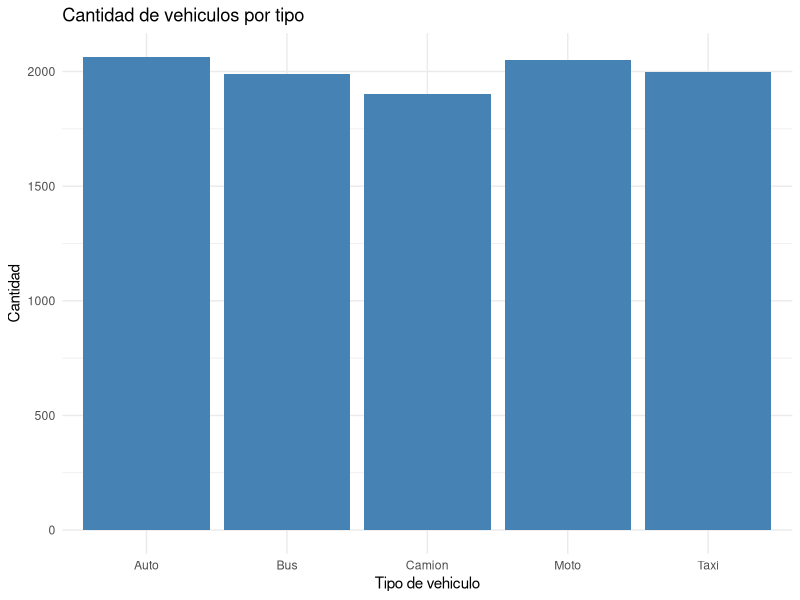
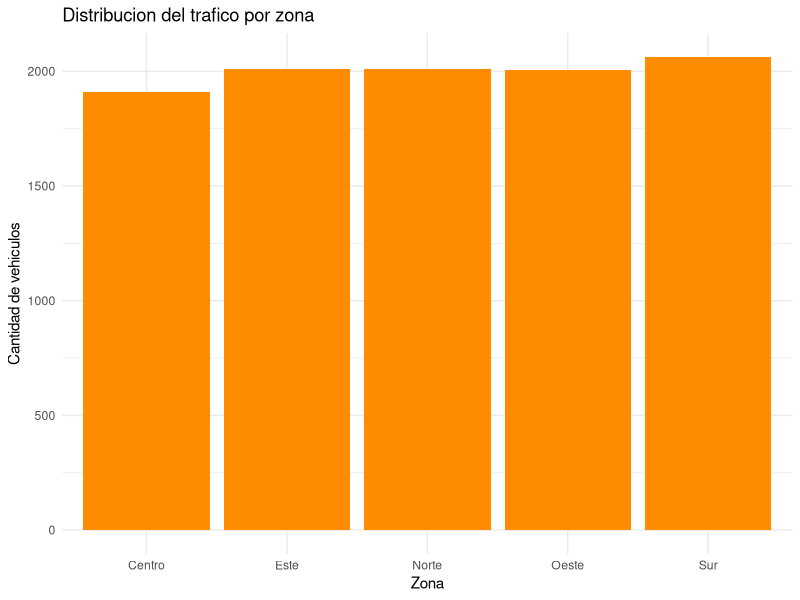
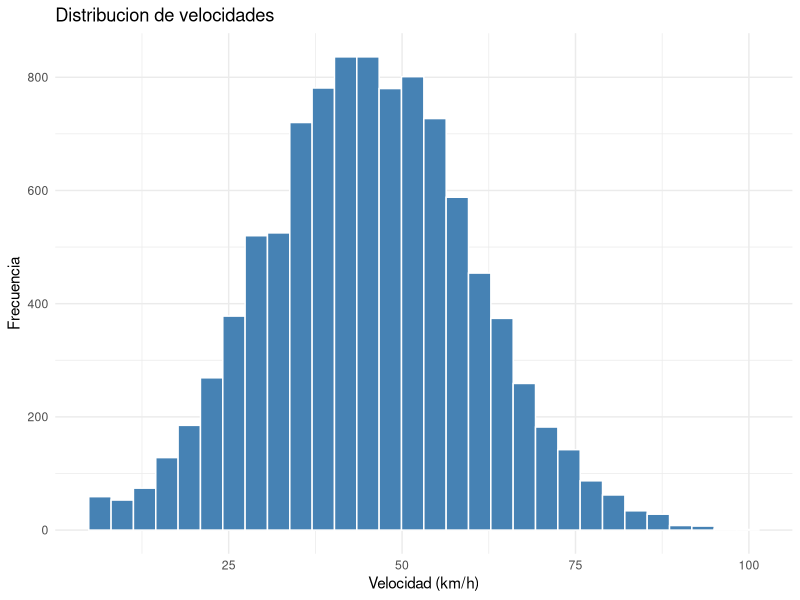
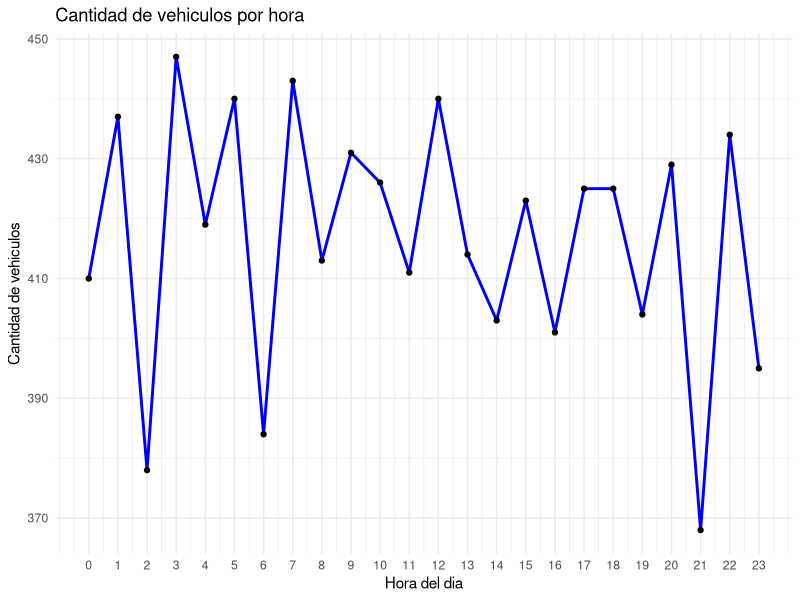
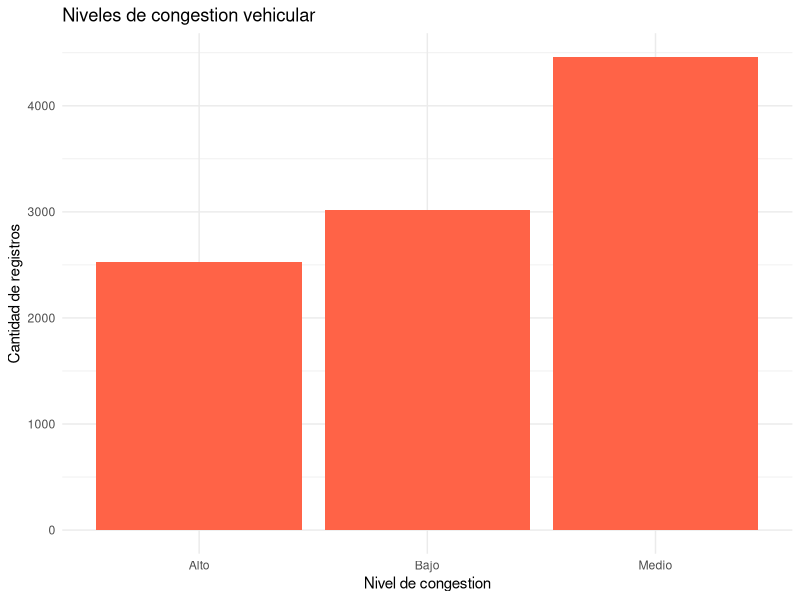
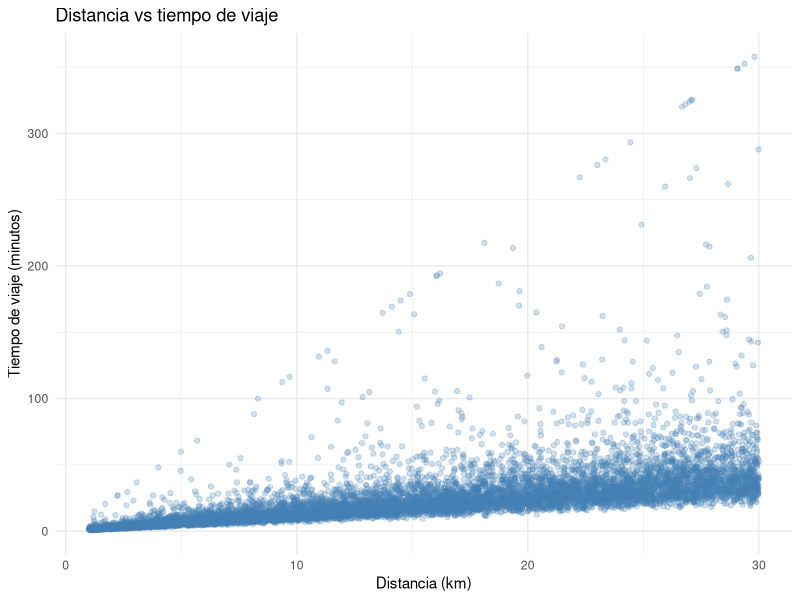
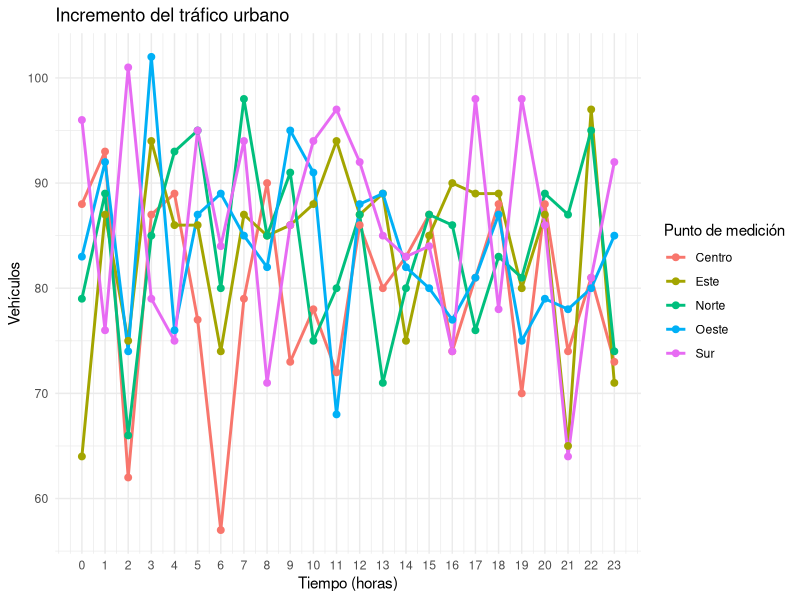

Write R code to recreate these figures, in order.

# ============================================================
# EJERCICIO 1 - ANALISIS EXPLORATORIO DE DATOS (EDA)
# TRAFICO Y MOVILIDAD URBANA
# ============================================================
# hay algunas cosas por corregir
# 1. INSTALAR Y CARGAR LIBRERIAS
paquetes <- c("dplyr", "ggplot2", "tidyr")

faltantes <- paquetes[
  !paquetes %in% rownames(installed.packages())
]

if (length(faltantes) > 0) {
  install.packages(faltantes)
}

library(dplyr)
library(ggplot2)
library(tidyr)

# ============================================================
# 2. GENERAR DATOS SIMULADOS DE TRAFICO
# ============================================================

set.seed(123)

n <- 10000

datos <- data.frame(
  id_vehiculo = 1:n,
  
  tipo_vehiculo = sample(
    c("Auto", "Moto", "Bus", "Camion", "Taxi"),
    n,
    replace = TRUE
  ),
  
  zona = sample(
    c("Centro", "Norte", "Sur", "Este", "Oeste"),
    n,
    replace = TRUE
  ),
  
  hora = sample(0:23, n, replace = TRUE),
  
  velocidad_kmh = round(
    pmax(rnorm(n, mean = 45, sd = 15), 5),
    2
  ),
  
  distancia_km = round(
    runif(n, min = 1, max = 30),
    2
  ),
  
  nivel_congestion = sample(
    c("Bajo", "Medio", "Alto"),
    n,
    replace = TRUE,
    prob = c(0.30, 0.45, 0.25)
  )
)

# Calcular tiempo de viaje en minutos
datos$tiempo_viaje_min <- round(
  (datos$distancia_km / datos$velocidad_kmh) * 60,
  2
)

# Introducir algunos valores faltantes para el ejercicio
indices_na <- sample(1:n, 100)
datos$velocidad_kmh[indices_na] <- NA

# ============================================================
# 3. DIMENSIONES DEL DATASET
# ============================================================

cat("\n========== DIMENSIONES ==========\n")

cat("Cantidad de observaciones:", nrow(datos), "\n")
cat("Cantidad de columnas:", ncol(datos), "\n")

cat("\nNOMBRES DE LAS COLUMNAS:\n")
print(names(datos))

# ============================================================
# 4. EXPLORACION INICIAL
# ============================================================

cat("\n========== PRIMEROS 10 REGISTROS ==========\n")
print(head(datos, 10))

cat("\n========== ESTRUCTURA ==========\n")
str(datos)

cat("\n========== RESUMEN ESTADISTICO ==========\n")
print(summary(datos))

# ============================================================
# 5. TIPOS DE DATOS
# ============================================================

tipos <- data.frame(
  columna = names(datos),
  tipo = sapply(datos, function(x) class(x)[1]),
  row.names = NULL
)

cat("\n========== TIPOS DE DATOS ==========\n")
print(tipos)

# ============================================================
# 6. VALORES FALTANTES
# ============================================================

nulos <- data.frame(
  columna = names(datos),
  cantidad_nulos = colSums(is.na(datos)),
  porcentaje_nulos = round(
    colMeans(is.na(datos)) * 100,
    2
  ),
  row.names = NULL
)

cat("\n========== VALORES FALTANTES ==========\n")
print(nulos)

# ============================================================
# 7. REGISTROS DUPLICADOS
# ============================================================

duplicados <- sum(duplicated(datos))

cat("\n========== DUPLICADOS ==========\n")
cat("Registros duplicados:", duplicados, "\n")

# ============================================================
# 8. ESTADISTICAS DESCRIPTIVAS
# ============================================================

# Excluir el identificador de las estadisticas
numericas <- datos %>%
  select(
    hora,
    velocidad_kmh,
    distancia_km,
    tiempo_viaje_min
  )

estadisticas <- data.frame(
  variable = names(numericas),
  
  media = sapply(
    numericas,
    mean,
    na.rm = TRUE
  ),
  
  mediana = sapply(
    numericas,
    median,
    na.rm = TRUE
  ),
  
  desviacion = sapply(
    numericas,
    sd,
    na.rm = TRUE
  ),
  
  minimo = sapply(
    numericas,
    min,
    na.rm = TRUE
  ),
  
  maximo = sapply(
    numericas,
    max,
    na.rm = TRUE
  ),
  
  row.names = NULL
)

cat("\n========== ESTADISTICAS ==========\n")
print(estadisticas)

# ============================================================
# 9. DISTRIBUCION POR TIPO DE VEHICULO
# ============================================================

cat("\n========== TIPOS DE VEHICULO ==========\n")

print(
  datos %>%
    count(tipo_vehiculo, name = "cantidad") %>%
    arrange(desc(cantidad))
)

grafico_vehiculos <- ggplot(
  datos,
  aes(x = tipo_vehiculo)
) +
  geom_bar(fill = "steelblue") +
  theme_minimal() +
  labs(
    title = "Cantidad de vehiculos por tipo",
    x = "Tipo de vehiculo",
    y = "Cantidad"
  )

print(grafico_vehiculos)

# ============================================================
# 10. DISTRIBUCION POR ZONA
# ============================================================

cat("\n========== TRAFICO POR ZONA ==========\n")

print(
  datos %>%
    count(zona, name = "cantidad") %>%
    arrange(desc(cantidad))
)

grafico_zonas <- ggplot(
  datos,
  aes(x = zona)
) +
  geom_bar(fill = "darkorange") +
  theme_minimal() +
  labs(
    title = "Distribucion del trafico por zona",
    x = "Zona",
    y = "Cantidad de vehiculos"
  )

print(grafico_zonas)

# ============================================================
# 11. DISTRIBUCION DE VELOCIDAD
# ============================================================

grafico_velocidad <- ggplot(
  datos,
  aes(x = velocidad_kmh)
) +
  geom_histogram(
    bins = 30,
    fill = "steelblue",
    color = "white",
    na.rm = TRUE
  ) +
  theme_minimal() +
  labs(
    title = "Distribucion de velocidades",
    x = "Velocidad (km/h)",
    y = "Frecuencia"
  )

print(grafico_velocidad)

# ============================================================
# 12. TRAFICO POR HORA
# ============================================================

trafico_hora <- datos %>%
  group_by(hora) %>%
  summarise(
    cantidad_vehiculos = n(),
    .groups = "drop"
  )

cat("\n========== TRAFICO POR HORA ==========\n")
print(trafico_hora)

grafico_hora <- ggplot(
  trafico_hora,
  aes(
    x = hora,
    y = cantidad_vehiculos
  )
) +
  geom_line(
    color = "blue",
    linewidth = 1
  ) +
  geom_point() +
  scale_x_continuous(breaks = 0:23) +
  theme_minimal() +
  labs(
    title = "Cantidad de vehiculos por hora",
    x = "Hora del dia",
    y = "Cantidad de vehiculos"
  )

print(grafico_hora)

# ============================================================
# 13. NIVEL DE CONGESTION
# ============================================================

congestion <- datos %>%
  count(nivel_congestion, name = "cantidad") %>%
  mutate(
    porcentaje = round(
      cantidad / sum(cantidad) * 100,
      2
    )
  )

cat("\n========== NIVELES DE CONGESTION ==========\n")
print(congestion)

grafico_congestion <- ggplot(
  datos,
  aes(x = nivel_congestion)
) +
  geom_bar(fill = "tomato") +
  theme_minimal() +
  labs(
    title = "Niveles de congestion vehicular",
    x = "Nivel de congestion",
    y = "Cantidad de registros"
  )

print(grafico_congestion)

# ============================================================
# 14. RELACION DISTANCIA VS TIEMPO DE VIAJE
# ============================================================

grafico_distancia <- ggplot(
  datos,
  aes(
    x = distancia_km,
    y = tiempo_viaje_min
  )
) +
  geom_point(
    alpha = 0.25,
    color = "steelblue"
  ) +
  theme_minimal() +
  labs(
    title = "Distancia vs tiempo de viaje",
    x = "Distancia (km)",
    y = "Tiempo de viaje (minutos)"
  )

print(grafico_distancia)

# ============================================================
# 15. CORRELACIONES
# ============================================================

correlaciones <- cor(
  numericas,
  use = "pairwise.complete.obs"
)

cat("\n========== CORRELACIONES ==========\n")
print(round(correlaciones, 3))

# ============================================================
# 16. RESUMEN DEL TRAFICO POR ZONA
# ============================================================

resumen_zonas <- datos %>%
  group_by(zona) %>%
  summarise(
    vehiculos = n(),
    
    velocidad_promedio = round(
      mean(velocidad_kmh, na.rm = TRUE),
      2
    ),
    
    tiempo_promedio = round(
      mean(tiempo_viaje_min, na.rm = TRUE),
      2
    ),
    
    .groups = "drop"
  )

cat("\n========== RESUMEN POR ZONA ==========\n")
print(resumen_zonas)

# ============================================================
# 17. CONCLUSIONES GENERALES
# ============================================================

cat("\n========== CONCLUSIONES DEL EDA ==========\n")

cat("Total de observaciones:", nrow(datos), "\n")
cat("Total de columnas:", ncol(datos), "\n")

cat(
  "Velocidad promedio:",
  round(mean(datos$velocidad_kmh, na.rm = TRUE), 2),
  "km/h\n"
)

cat(
  "Tiempo promedio de viaje:",
  round(mean(datos$tiempo_viaje_min, na.rm = TRUE), 2),
  "minutos\n"
)

cat(
  "Total de valores faltantes:",
  sum(is.na(datos)),
  "\n"
)

cat(
  "Registros duplicados:",
  duplicados,
  "\n"
)

cat("\nEDA FINALIZADO CORRECTAMENTE\n")


# ============================================================
# 18. INCREMENTO DEL TRAFICO URBANO
# ============================================================

# Crear datos de trafico por hora y zona
datos_trafico <- datos %>%
  group_by(hora, zona) %>%
  summarise(
    vehiculos = n(),
    .groups = "drop"
  ) %>%
  rename(
    tiempo = hora,
    punto = zona
  ) %>%
  arrange(punto, tiempo)

# Visualizar datos
print(head(datos_trafico, 10))

# Grafico de lineas
ggplot(
  datos_trafico,
  aes(
    x = tiempo,
    y = vehiculos,
    color = punto,
    group = punto
  )
) +
  geom_line(linewidth = 1) +
  geom_point(size = 2) +
  labs(
    title = "Incremento del tráfico urbano",
    x = "Tiempo (horas)",
    y = "Vehículos",
    color = "Punto de medición"
  ) +
  scale_x_continuous(breaks = 0:23) +
  theme_minimal()
